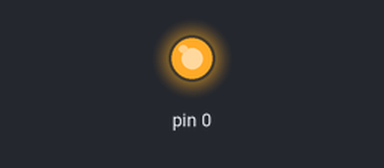
Bench run of a sketch on a simulated Arduino Uno, built with avr-gcc and run on an emulated ATmega328P. On the bench: output pins drawn as LEDs (lit = HIGH).

Above: at 2.7 s.
At 8.2 s:
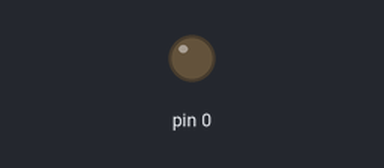
Timing chart, 0 to 14.3 s (numbered marks = the images above):
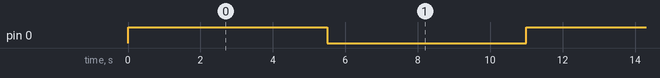

Measured:
- by itself, pin 0: alternates HIGH for 5.5 s and LOW for 5.5 s

The sketch:

huzzah_blink.ino
```cpp
void setup() {
  pinMode(0, OUTPUT);
}

void loop() {
  digitalWrite(0, HIGH);
  delay(5500);
  digitalWrite(0, LOW);
  delay(5500);
}
```
